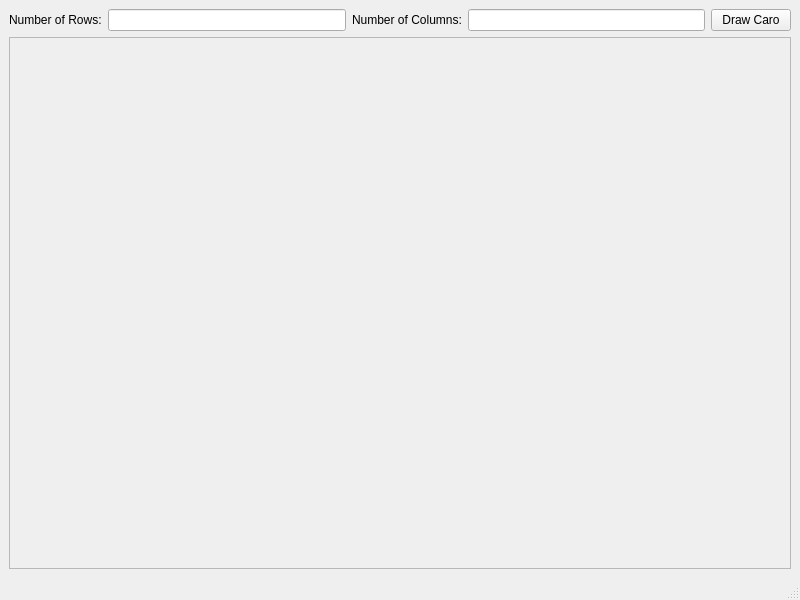
<?xml version="1.0" encoding="UTF-8"?>
<ui version="4.0">
 <class>MainWindow</class>
 <widget class="QMainWindow" name="MainWindow">
  <property name="geometry">
   <rect>
    <x>0</x>
    <y>0</y>
    <width>800</width>
    <height>600</height>
   </rect>
  </property>
  <property name="windowTitle">
   <string>MainWindow</string>
  </property>
  <widget class="QWidget" name="centralwidget">
   <layout class="QVBoxLayout" name="verticalLayout_2">
    <item>
     <layout class="QVBoxLayout" name="verticalLayout">
      <item>
       <layout class="QHBoxLayout" name="horizontalLayout">
        <item>
         <widget class="QLabel" name="labelRow">
          <property name="text">
           <string>Number of Rows:</string>
          </property>
         </widget>
        </item>
        <item>
         <widget class="QLineEdit" name="lineEditRow"/>
        </item>
        <item>
         <widget class="QLabel" name="labelColumn">
          <property name="text">
           <string>Number of Columns:</string>
          </property>
         </widget>
        </item>
        <item>
         <widget class="QLineEdit" name="lineEditColumn"/>
        </item>
        <item>
         <widget class="QPushButton" name="pushButtonDrawCaro">
          <property name="text">
           <string>Draw Caro</string>
          </property>
         </widget>
        </item>
       </layout>
      </item>
     </layout>
    </item>
    <item>
     <widget class="QScrollArea" name="scrollArea">
      <property name="widgetResizable">
       <bool>true</bool>
      </property>
      <widget class="QWidget" name="scrollAreaWidgetContents">
       <property name="geometry">
        <rect>
         <x>0</x>
         <y>0</y>
         <width>778</width>
         <height>494</height>
        </rect>
       </property>
       <layout class="QVBoxLayout" name="verticalLayout_4">
        <item>
         <layout class="QVBoxLayout" name="verticalLayout_3">
          <item>
           <layout class="QGridLayout" name="gridLayout"/>
          </item>
         </layout>
        </item>
       </layout>
      </widget>
     </widget>
    </item>
   </layout>
  </widget>
  <widget class="QMenuBar" name="menubar">
   <property name="geometry">
    <rect>
     <x>0</x>
     <y>0</y>
     <width>800</width>
     <height>25</height>
    </rect>
   </property>
  </widget>
  <widget class="QStatusBar" name="statusbar"/>
 </widget>
 <resources/>
 <connections/>
</ui>
